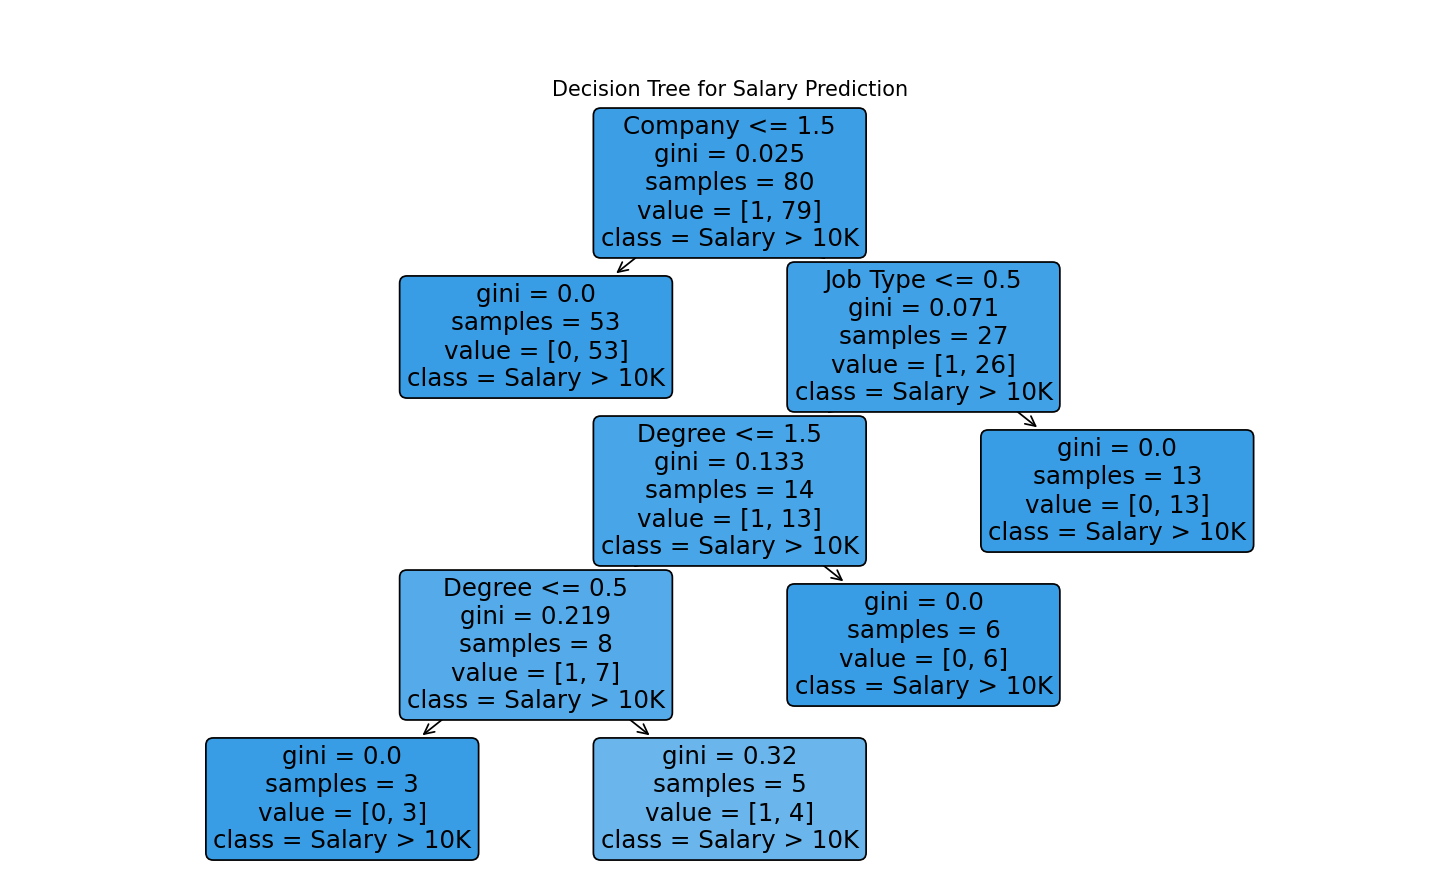

Write Python code to recreate this figure.
import pandas as pd
import numpy as np
from sklearn.model_selection import train_test_split
from sklearn.tree import DecisionTreeClassifier, plot_tree
from sklearn.preprocessing import LabelEncoder
import matplotlib.pyplot as plt

# Step 1: Create a dataset with Company, Job Type, Degree, and Salary > 10K (binary classification)
np.random.seed(42)

# Create a small dataset with the following features
data = {
    'Company': np.random.choice(['Tech', 'Finance', 'Healthcare'], size=100),
    'Job Type': np.random.choice(['Full-time', 'Part-time', 'Contract'], size=100),
    'Degree': np.random.choice(['Bachelors', 'Masters', 'PhD'], size=100),
    'Salary': np.random.randint(8000, 120000, size=100)  # Random salary between 8K and 120K
}

# Convert to DataFrame
df = pd.DataFrame(data)

# Step 2: Create a binary target variable (Salary > 10K or not)
df['Above 10K'] = np.where(df['Salary'] > 10000, 1, 0)  # 1 if Salary > 10K, else 0

# Step 3: Encode categorical variables (Company, Job Type, Degree)
label_encoder = LabelEncoder()
df['Company'] = label_encoder.fit_transform(df['Company'])
df['Job Type'] = label_encoder.fit_transform(df['Job Type'])
df['Degree'] = label_encoder.fit_transform(df['Degree'])

# Step 4: Prepare feature matrix (X) and target vector (y)
X = df[['Company', 'Job Type', 'Degree']]  # Features
y = df['Above 10K']  # Target variable

# Step 5: Split the dataset into training and testing sets
X_train, X_test, y_train, y_test = train_test_split(X, y, test_size=0.2, random_state=42)

# Step 6: Train the Decision Tree Classifier
classifier = DecisionTreeClassifier(random_state=42)
classifier.fit(X_train, y_train)

# Step 7: Evaluate the model (accuracy on test data)
accuracy = classifier.score(X_test, y_test)
print(f'Accuracy of the Decision Tree Classifier: {accuracy * 100:.2f}%')

# Step 8: Visualize the Decision Tree
plt.figure(figsize=(12, 8))
plot_tree(classifier, filled=True, feature_names=['Company', 'Job Type', 'Degree'], class_names=['Salary <= 10K', 'Salary > 10K'], rounded=True)
plt.title("Decision Tree for Salary Prediction")
plt.show()
